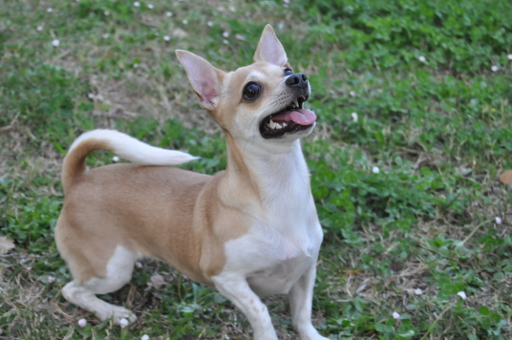
//> input picture TP1/image.JPG, 512 x 340 px
$ ./DisplayImage image.JPG   (built with g++ and OpenCV 4)
//> lines starting //> are read from the running program, lines starting //| are printed output that depends on the picture; after the words box and inside, x2 and y2 are one past the last pixel; in counts of white or black regions, pixels touching at a corner belong together
#include <stdio.h>
#include <opencv2/opencv.hpp>

using namespace cv;


Mat image;
Mat image_Gray;
Mat image_Binary;

int threshold_Value = 0;
int max_Threshold_Value = 255;


const char* trackbar_value = "Value";

void image_With_Threshold (int, void*){
  threshold( image_Gray, image_Binary, threshold_Value, max_Threshold_Value, 0);

  imshow("Display Binary Image", image_Binary);
}


int main(int argc, char** argv )
{
    if ( argc != 2 )
    {
        printf("usage: DisplayImage.out <Image_Path>\n");
        return -1;
    }


    image = imread( argv[1], 1 );
//> image is the input picture: 340 rows x 512 cols, CV_8UC3; mean B, G, R 103.8, 120.2, 106.7

    if ( !image.data )
    {
      printf("No image data \n");
      return -1;
    }

    cvtColor(image, image_Gray, cv::COLOR_BGR2GRAY);
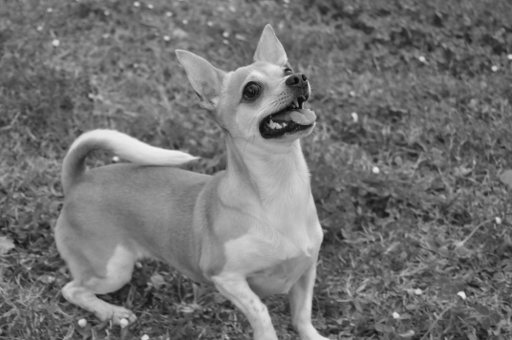
//> image_Gray: 340 rows x 512 cols, CV_8UC1; min 8, max 240, mean 114.3

    namedWindow("Display Image", WINDOW_AUTOSIZE );
    imshow("Display Image", image);

    namedWindow("Display Gray Image", WINDOW_AUTOSIZE );
    imshow("Display Gray Image", image_Gray);

    namedWindow("Display Binary Image", WINDOW_AUTOSIZE );

    createTrackbar( trackbar_value, "Display Binary Image", &threshold_Value, max_Threshold_Value, image_With_Threshold );
//> slider 'Value' is set to 85


    while(1)
        waitKey(0);
//> in image_With_Threshold, `threshold( image_Gray, image_Binary, threshold_Value, max_Threshold_Va..`:
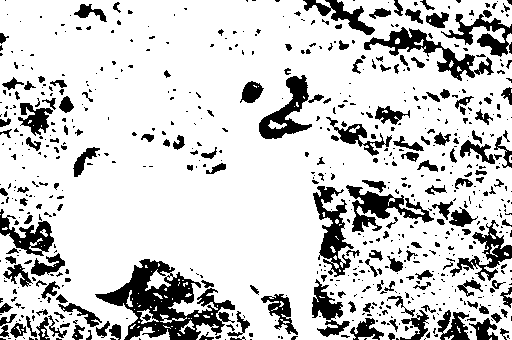
//> image_Binary: 340 rows x 512 cols, CV_8UC1; 80.6% white; 691 black regions (510 under 20 px), largest, box (x1, y1, x2, y2) and area: (95, 259, 235, 340) 4598, (364, 27, 494, 81) 1684, (313, 186, 354, 277) 1494

    return 0;
}
